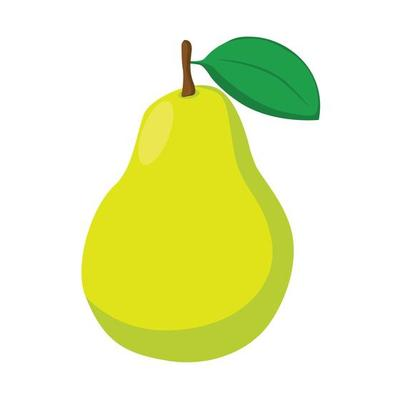
#> input picture assets/pear.jpg, 400 x 400 px
$ python explode.py ../assets/pear.jpg
#> lines starting #> are read from the running program, lines starting #| are printed output that depends on the picture
#!/usr/bin/env python
from PIL import Image
import sys, os, argparse

def die(msg="Unknown error!"):
    print(f"ERROR: {msg}", file=sys.stderr)
    sys.exit(1)

def explode(image_path, tile_width, tile_height, padding, out_path):
#> called with image_path = '../assets/pear.jpg', tile_width = 8, tile_height = 8, padding = 4, out_path = '../assets/pear.padded.jpg'
    img = None
    try:
        img = Image.open(image_path)
#> img is the input picture: PIL image 400x400 RGB; mean R, G, B 234.3, 241.1, 188.1
    except FileNotFoundError as e:
        die(str(e))

    width, height = img.size
#> width = 400; height = 400
    if tile_width > width or tile_height > height:
        die(f"Tile size larger than image: tile size: {tile_width},{tile_height}, image size: {width},{height}")
    if width % tile_width != 0 or height % tile_height != 0:
        die(f"Tile size is not multiple of image size: tile size: {tile_width},{tile_height}, image size: {width},{height}")

    rows = height // tile_height
#> rows = 50
    cols = width // tile_width
#> cols = 50
    new_width = (cols * tile_width) + ((cols + 1) * padding)
#> new_width = 604
    new_height = (rows * tile_height) + ((rows + 1) * padding)
#> new_height = 604
    outimg = Image.new(size=(new_width, new_height), mode="RGBA")
#> outimg: PIL image 604x604 RGBA; every value is 0
    for y in range(rows):
        for x in range(cols):
            rect = (x * tile_width, y * tile_height, (x + 1) * tile_width, (y + 1) * tile_height)
            clip = img.crop(rect)
            dx = x * tile_width + ((x + 1) * padding)
            dy = y * tile_height + ((y + 1) * padding)
            dst = (dx, dy, dx+clip.width, dy+clip.height)
            try:
                outimg.paste(clip, dst)
            except ValueError as e:
                print(dst)
                die(str(e))
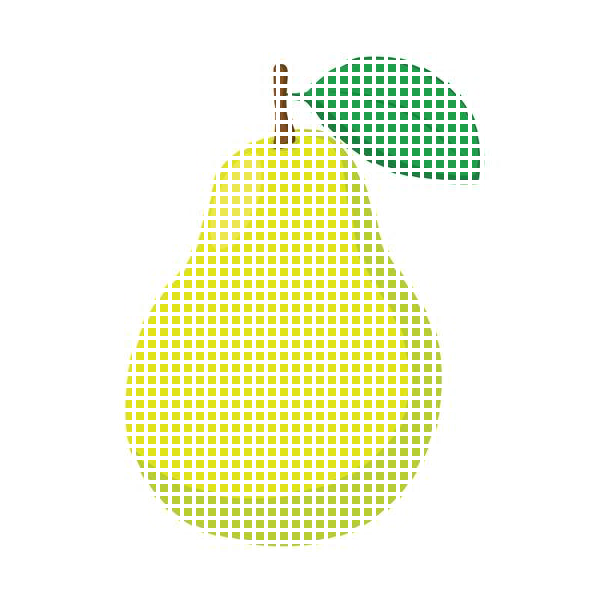
#> outimg: PIL image 604x604 RGBA; mean R, G, B, A 102.7, 105.7, 82.5, 111.8; transparent parts drawn white

    outimg.save(out_path)

if __name__ == "__main__":
    parser = argparse.ArgumentParser(description="Split image into smaller tiles")
    parser.add_argument("image", help="Path to the image file")
    parser.add_argument("--width", type=int, default=8, help="Width of each tile (default: 8)")
    parser.add_argument("--height", type=int, default=8, help="Height of each tile (default: 8)")
    parser.add_argument("--padding", type=int, default=4, help="Padding to add around tiles (default: 5)")
    parser.add_argument("--out", default=None, help="Output path (default: [old path].padding.[old extension])")
    args = parser.parse_args()
    if not args.out:
        p = args.image.split(".")
        args.out = ".".join(p[:-1]) + ".padded." + p[-1]
    explode(args.image, args.width, args.height, args.padding, args.out)
